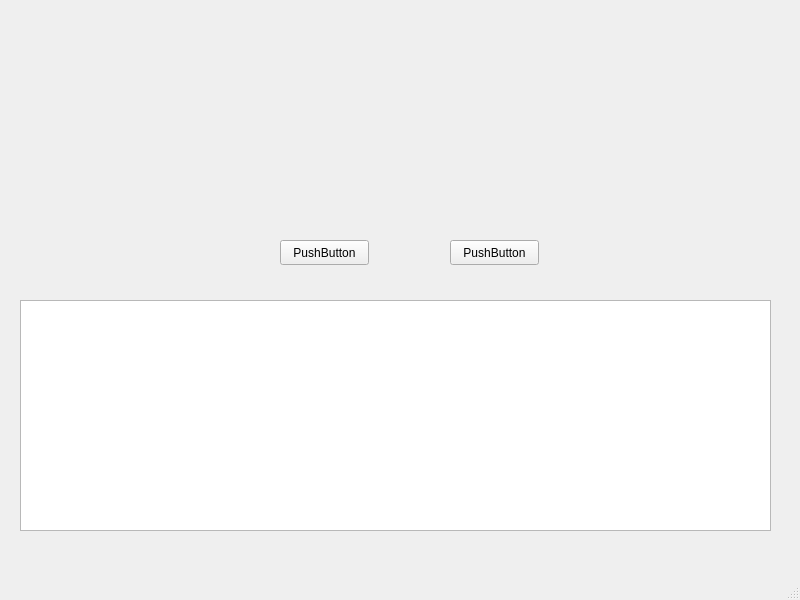
<?xml version="1.0" encoding="UTF-8"?>
<ui version="4.0">
 <class>MainWindow</class>
 <widget class="QMainWindow" name="MainWindow">
  <property name="geometry">
   <rect>
    <x>0</x>
    <y>0</y>
    <width>800</width>
    <height>600</height>
   </rect>
  </property>
  <property name="windowTitle">
   <string>MainWindow</string>
  </property>
  <widget class="QWidget" name="centralwidget">
   <widget class="QGraphicsView" name="graphicsView">
    <property name="geometry">
     <rect>
      <x>20</x>
      <y>300</y>
      <width>751</width>
      <height>231</height>
     </rect>
    </property>
   </widget>
   <widget class="QPushButton" name="pushButtonLandlord">
    <property name="geometry">
     <rect>
      <x>450</x>
      <y>240</y>
      <width>89</width>
      <height>25</height>
     </rect>
    </property>
    <property name="text">
     <string>PushButton</string>
    </property>
   </widget>
   <widget class="QPushButton" name="pushButtonDecline">
    <property name="geometry">
     <rect>
      <x>280</x>
      <y>240</y>
      <width>89</width>
      <height>25</height>
     </rect>
    </property>
    <property name="text">
     <string>PushButton</string>
    </property>
   </widget>
  </widget>
  <widget class="QMenuBar" name="menubar">
   <property name="geometry">
    <rect>
     <x>0</x>
     <y>0</y>
     <width>800</width>
     <height>28</height>
    </rect>
   </property>
  </widget>
  <widget class="QStatusBar" name="statusbar"/>
 </widget>
 <resources/>
 <connections/>
</ui>
